Frame 1 (no input): blank canvas, image omitted
Frame 60 (no input): blank canvas, image omitted
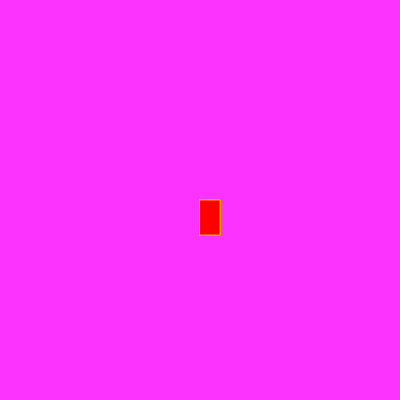
Frame 120 (the mouse pressed at the canvas centre since frame 60)

The p5.js sketch whose frames 1 and 60 were blank and that drew this single picture after the mouse press (run headless with seeded random() and noise() and a simulated clock; from frame 60 on, the mouse is pressed at the canvas centre):

// p5.js sketch
// ── sketch.js
function setup() {
    createCanvas(400, 400);
   background("#FC00FFCD")
  }
  
  function draw() {
    stroke("orange ");
    fill("red")
  
    
  
    if (mouseIsPressed) {
     rect(mouseX, mouseY, 20, 35) 
    }
  }
  
